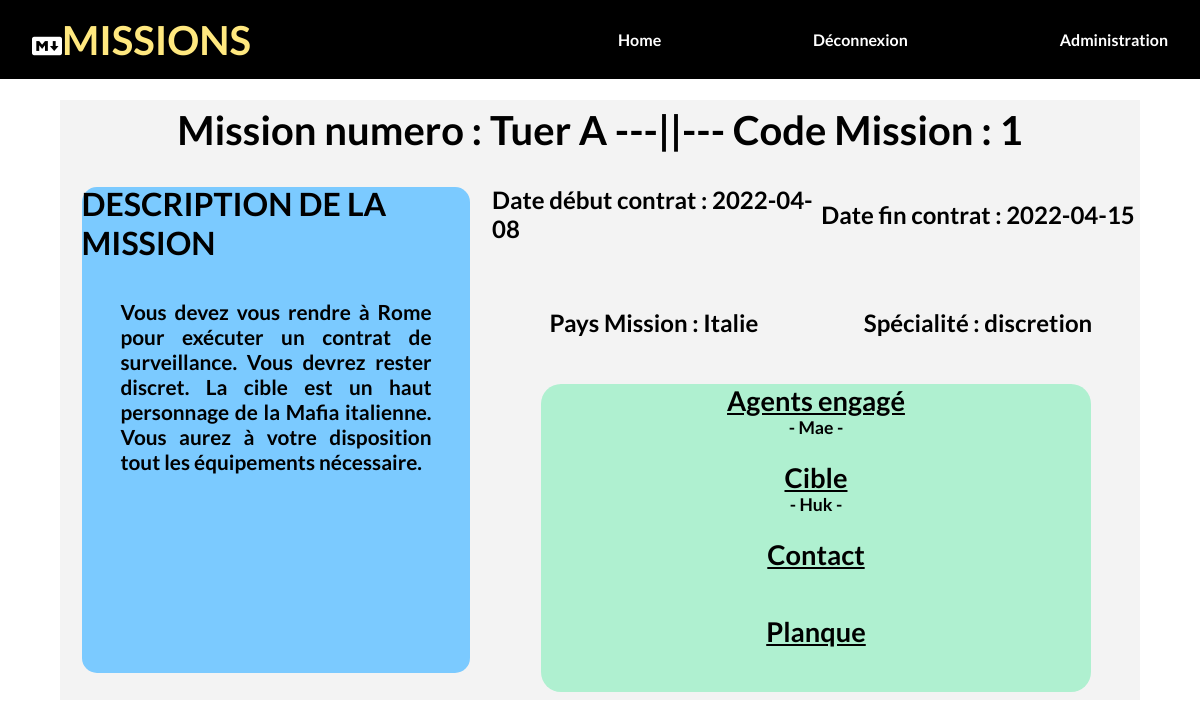
The page /views/mission.php?id=1 (signed in) on the database its author committed.
### tables this page shows
CREATE TABLE IF NOT EXISTS `mission` (
  `id` int(11) NOT NULL AUTO_INCREMENT,
  `nom` varchar(50) NOT NULL,
  `description` text NOT NULL,
  `code` int(11) NOT NULL,
  `pays` varchar(50) NOT NULL,
  `type` varchar(255) NOT NULL,
  `specialite_requis` varchar(50) NOT NULL,
  `date_debut` date NOT NULL,
  `date_fin` date NOT NULL,
  `statut` varchar(255) NOT NULL,
  PRIMARY KEY (`id`)
);

CREATE TABLE IF NOT EXISTS `membre` (
  `id` int(11) NOT NULL AUTO_INCREMENT,
  `nom` varchar(50) NOT NULL,
  `prenom` varchar(50) NOT NULL,
  `date_naissance` date NOT NULL,
  `nationalite` varchar(50) NOT NULL,
  `code` int(11) NOT NULL,
  `specialite` varchar(50) NOT NULL,
  `mission_attribue` int(11) NOT NULL,
  `categorie` varchar(255) NOT NULL,
  PRIMARY KEY (`id`)
);

### includes/fonction.php (called while the page is built, shortened)
<?php
function isConnected()
{
    return (bool)(isset($_SESSION['id']) && !empty($_SESSION['id']) && is_numeric($_SESSION['id']));
}

### includes/variable.php (called while the page is built, shortened)
<?php
require_once "connexion_bdd.php";
$getId = strip_tags(htmlspecialchars($_GET['id']));
$mission = $bdd->prepare('SELECT * FROM mission WHERE id = :id');
$mission->bindValue('id', $getId);
$mission->execute();
$Miss = $mission->fetch();
$categorieAgent = "agent";
$membreAgent = $bdd->prepare('SELECT * FROM membre WHERE mission_attribue = :mission_attribue AND categorie = :categorie');
$membreAgent->bindValue('mission_attribue', $getId);
$membreAgent->bindValue('categorie', $categorieAgent);
$membreAgent->execute();
$categorieCible = "cible";
$membreCible = $bdd->prepare('SELECT * FROM membre WHERE mission_attribue = :mission_attribue AND categorie = :categorie');
$membreCible->bindValue('mission_attribue', $getId);
$membreCible->bindValue('categorie', $categorieCible);
$membreCible->execute();

### views/mission.php (the view, shortened to what this page needs)
<?php
require_once "header.php";
require_once "..\includes/variable.php";
if (isConnected()) {
?>
    <html>
    <body>
        <section class="container3">
            <div class="container3-1">
                <div class="container3-2">
                    <div class="blocMissionHaut">
                        <div class="titreBlocMissionHaut"><?php echo "Mission numero : " . $Miss['nom'] . " ---||--- Code Mission : " . $Miss['code']; ?></div>
                    </div>
                    <div class="blocDetailMission">
                        <div class="blocDescriptionG">
                            <div class="blocDescriptionG-1">
                                <div class="blocTitreDescG-1">
                                    <div class="titreDescG-1">Description de la mission</div>
                                </div>
                                <div class="blocDescG-1">
                                    <div class="DescG-1"><?php echo  $Miss['description']; ?></div>
                                </div>
                            </div>
                        </div>
                        <div class="blocInfoD">
                            <div class="blocDate">
                                <div class="blocDateDebut">
                                    <div class="date"><?php echo  "Date début contrat : " . $Miss['date_debut']; ?></div>
                                </div>
                                <div class="blocDateFin">
                                    <div class="date"><?php echo  "Date fin contrat : " . $Miss['date_fin']; ?></div>
                                </div>
                            </div>
                            <div class="blocI-1">
                                <div class="blocI-2">
                                    <div class="info"><?php echo  "Pays Mission : " . $Miss['pays']; ?></div>
                                </div>
                                <div class="blocI-2">
                                    <div class="info"><?php echo  "Spécialité : " . $Miss['specialite_requis']; ?></div>
                                </div>
                            </div>
                            <div class="blocI-3">
                                <div class="blocI-3G">
                                    <div class="blocGeneral">
                                        <div class="titreBC">Agents engagé</div>
                                        <div class="infoBC">
                                            <?php
                                            while ($AgentMembre = $membreAgent->fetch()) {
                                                echo  " - " . $AgentMembre['nom'] . " - ";
                                            }  ?>
                                        </div>
                                    </div>
                                    <div class="blocGeneral">
                                        <div class="titreBC">Cible</div>
                                        <div class="infoBC">
                                            <?php
                                            while ($CibleMembre = $membreCible->fetch()) {
                                                echo  " - " . $CibleMembre['nom'] . " - ";
                                            }  ?>
                                        </div>
                                    </div>
                                    <div class="blocGeneral">
                                        <div class="titreBC">Contact</div>
                                    </div>
                                    <div class="blocGeneral">
                                        <div class="titreBC">Planque</div>
                                    </div>
                                </div>
                            </div>
                        </div>
                    </div>
                </div>
            </div>
        </section>
    </body>
    </html>
<?php
} else {
    header("Location: ..\index.php");
}
?>

### css&js/style.css (style rules this page uses)
* { margin: 0; padding: 0; box-sizing: border-box; }
html { font-size: 16px; scroll-behavior: smooth; }
body { font-family: 'Lato', sans-serif; font-weight: bold; }
.container3 { width: 100%; height: 100vh; }
.container3-1 { width: 100%; height: 100%; display: flex; align-items: center; justify-content: center; }
.container3-2 { width: 90%; height: 75%; background-color: rgb(243, 243, 243); }
.blocMissionHaut { width: 100%; height: 10%; display: flex; align-items: center; justify-content: center; }
.titreBlocMissionHaut { text-align: center; font-size: 2.5rem; }
.blocDetailMission { width: 100%; height: 90%; display: flex; flex-direction: row; }
.blocDescriptionG { width: 40%; height: 100%; display: flex; align-items: center; justify-content: center; }
.blocDescriptionG-1 { width: 90%; height: 90%; background-color: rgb(123, 202, 255); border-radius: 15px; }
.blocTitreDescG-1 { width: 100%; height: 15%; display: flex; align-items: center; justify-content: center; }
.titreDescG-1 { font-size: 2rem; text-transform: uppercase; }
.blocDescG-1 { width: 100%; height: 85%; padding: 10%; }
.DescG-1 { font-size: 1.3rem; text-align: justify; }
.blocInfoD { width: 60%; height: 100%; display: flex; flex-direction: column; }
.blocDate, .blocI-1 { width: 100%; height: 20%; display: flex; flex-direction: row; }
.blocDateDebut, .blocDateFin, .blocI-2 { width: 50%; height: 100%; display: flex; align-items: center; justify-content: center; }
.date, .info { font-size: 1.5rem; }
.blocI-3 { width: 100%; height: 60%; display: flex; flex-direction: row; align-items: center; justify-content: center; }
.blocI-3G { width: 85%; height: 95%; display: flex; flex-direction: column; background-color: rgb(175, 240, 208); border-radius: 20px; }
.blocGeneral { width: 100%; height: 25%; display: flex; flex-direction: column; align-items: center; }
.titreBC { font-size: 1.7rem; text-decoration: underline; }
.infoBC { font-size: 1.1rem; text-align: center; }

### rows shown on the page
mission: nom "Tuer A", code "1", description "Vous devez vous rendre à Rome pour exécuter un contrat de surveillance. Vous devrez rester discret. La cible est un haut personnage de la Mafia italienne. Vous aurez à votre disposition tout les équipements nécessaire.", date_debut "2022-04-08", date_fin "2022-04-15", pays "Italie", specialite_requis "discretion"
membre: nom "Mae"
membre: nom "Huk"
